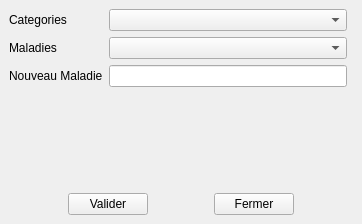
<?xml version="1.0" encoding="UTF-8"?>
<ui version="4.0">
 <class>MainWindow</class>
 <widget class="QMainWindow" name="MainWindow">
  <property name="geometry">
   <rect>
    <x>0</x>
    <y>0</y>
    <width>362</width>
    <height>224</height>
   </rect>
  </property>
  <property name="windowTitle">
   <string>Ajouter Maladie</string>
  </property>
  <widget class="QWidget" name="centralwidget">
   <layout class="QGridLayout" name="gridLayout">
    <item row="2" column="0">
     <widget class="QLabel" name="label_2">
      <property name="text">
       <string>Nouveau Maladie</string>
      </property>
     </widget>
    </item>
    <item row="1" column="1">
     <widget class="QComboBox" name="maladie"/>
    </item>
    <item row="1" column="0">
     <widget class="QLabel" name="label_3">
      <property name="text">
       <string>Maladies</string>
      </property>
     </widget>
    </item>
    <item row="2" column="1">
     <widget class="QLineEdit" name="nv_maladie"/>
    </item>
    <item row="0" column="0">
     <widget class="QLabel" name="label">
      <property name="text">
       <string>Categories</string>
      </property>
     </widget>
    </item>
    <item row="6" column="0" colspan="3">
     <layout class="QHBoxLayout" name="horizontalLayout">
      <item>
       <spacer name="horizontalSpacer">
        <property name="orientation">
         <enum>Qt::Horizontal</enum>
        </property>
        <property name="sizeHint" stdset="0">
         <size>
          <width>40</width>
          <height>20</height>
         </size>
        </property>
       </spacer>
      </item>
      <item>
       <widget class="QPushButton" name="valider">
        <property name="text">
         <string>Valider</string>
        </property>
       </widget>
      </item>
      <item>
       <spacer name="horizontalSpacer_3">
        <property name="orientation">
         <enum>Qt::Horizontal</enum>
        </property>
        <property name="sizeHint" stdset="0">
         <size>
          <width>40</width>
          <height>20</height>
         </size>
        </property>
       </spacer>
      </item>
      <item>
       <widget class="QPushButton" name="fermer">
        <property name="text">
         <string>Fermer</string>
        </property>
       </widget>
      </item>
      <item>
       <spacer name="horizontalSpacer_2">
        <property name="orientation">
         <enum>Qt::Horizontal</enum>
        </property>
        <property name="sizeHint" stdset="0">
         <size>
          <width>40</width>
          <height>20</height>
         </size>
        </property>
       </spacer>
      </item>
     </layout>
    </item>
    <item row="0" column="1">
     <widget class="QComboBox" name="categorie"/>
    </item>
    <item row="3" column="1">
     <spacer name="verticalSpacer">
      <property name="orientation">
       <enum>Qt::Vertical</enum>
      </property>
      <property name="sizeHint" stdset="0">
       <size>
        <width>20</width>
        <height>40</height>
       </size>
      </property>
     </spacer>
    </item>
   </layout>
  </widget>
 </widget>
 <resources/>
 <connections/>
</ui>
